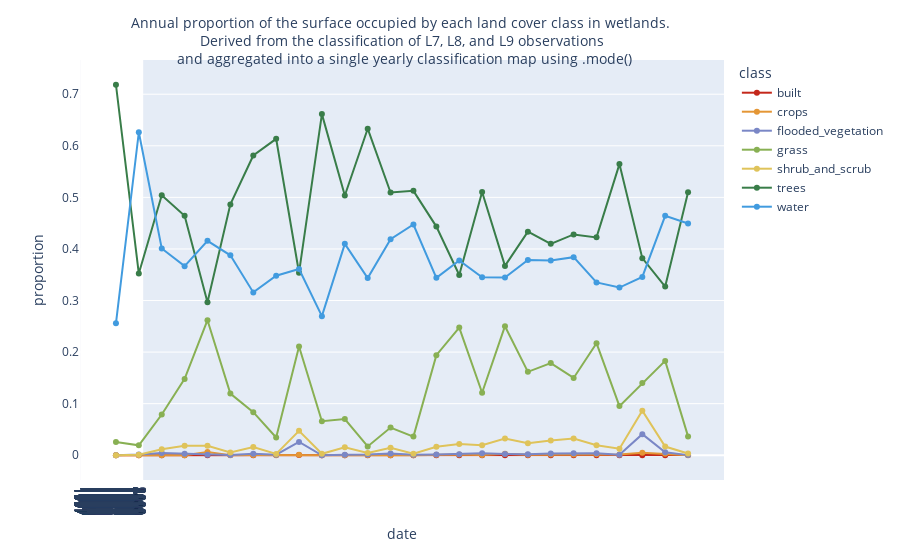

Here is the notebook cell this chart was saved with:
### Code cell
# Renommer les colonnes des classes
class_mapping = {
    '0': "water",
    '1': "trees",
    '2': "grass",
    '3': "flooded_vegetation",
    '4': "crops",
    '5': "shrub_and_scrub",
    '6': "built",
    #'8': "snow_and_ice",
}

data.rename(columns=class_mapping, inplace=True)

# Remplacer les valeurs manquantes par 0
data.fillna(0, inplace=True)


# Réorganiser les données
class_columns = list(class_mapping.values())
melted_data = data.melt(id_vars=['date'], value_vars=class_columns, var_name='class', value_name='surface')

# Calculer la moyenne des surfaces pour chaque classe par date
mean_data = melted_data.groupby(['date', 'class']).mean().reset_index()

# Créer le graphique avec toutes les classes moyennées
# Calculer la somme des surfaces pour toutes les classes à chaque date
mean_data['total_surface'] = mean_data.groupby('date')['surface'].transform('sum')

# Calculer la proportion de chaque classe par rapport à la surface totale
mean_data['proportion'] = mean_data['surface'] / mean_data['total_surface']

import plotly.express as px

fig = px.line(mean_data, x='date', y='proportion', color='class',markers=True,
              color_discrete_map={
                  "water": "#419bdf",
                  "trees": "#397d49",
                  "grass": "#88b053",
                  "flooded_vegetation": "#7a87c6",
                  "crops": "#e49635",
                  "shrub_and_scrub": "#dfc35a",
                  "built": "#c4281b",
                  "bare": "#a59b8f",
                  #"snow_and_ice": "#b39fe1",
              })

import plotly.graph_objects as go


# Ajuster le titre avec une taille de police plus petite
fig.update_layout(
    title=go.layout.Title(
    text="Annual proportion of the surface occupied by each land cover class in wetlands. <br> Derived from the classification of L7, L8, and L9 observations <br> and aggregated into a single yearly classification map using .mode()",
        xref="paper",
        x=0.5,
        y = 0.95,
        font=dict(size=14)),  # Taille du texte réduite à 14
        xaxis=dict(
        tickformat='%Y',  # Format des dates en jour-mois-année
        tickmode = 'linear'
    )
)

# Afficher le graphique
fig.show()

### Figure 1 — Plotly figure (JSON) as saved in the notebook; plotly's stock layout.template omitted (floating-point values rounded to 4 significant figures)
{"data": [{"hovertemplate": "class=built<br>date=%{x}<br>proportion=%{y}<extra></extra>", "legendgroup": "built", "line": {"color": "#c4281b", "dash": "solid"}, "marker": {"symbol": "circle"}, "mode": "lines+markers", "name": "built", "orientation": "v", "showlegend": true, "type": "scatter", "x": ["1999-01-01", "2000-01-01", "2001-01-01", "2002-01-01", "2003-01-01", "2004-01-01", "2005-01-01", "2006-01-01", "2007-01-01", "2008-01-01", "2009-01-01", "2010-01-01", "2011-01-01", "2012-01-01", "2013-01-01", "2014-01-01", "2015-01-01", "2016-01-01", "2017-01-01", "2018-01-01", "2019-01-01", "2020-01-01", "2021-01-01", "2022-01-01", "2023-01-01", "2024-01-01"], "xaxis": "x", "y": [0, 0, 0, 0, 0, 0.000508, 0, 0.0005093, 0.0002532, 0, 0, 0, 0, 0, 0, 0, 0.0001265, 0.0001265, 0.0001321, 0.0001265, 0, 0, 0, 8.438e-05, 0, 0.000253], "yaxis": "y"}, {"hovertemplate": "class=crops<br>date=%{x}<br>proportion=%{y}<extra></extra>", "legendgroup": "crops", "line": {"color": "#e49635", "dash": "solid"}, "marker": {"symbol": "circle"}, "mode": "lines+markers", "name": "crops", "orientation": "v", "showlegend": true, "type": "scatter", "x": ["1999-01-01", "2000-01-01", "2001-01-01", "2002-01-01", "2003-01-01", "2004-01-01", "2005-01-01", "2006-01-01", "2007-01-01", "2008-01-01", "2009-01-01", "2010-01-01", "2011-01-01", "2012-01-01", "2013-01-01", "2014-01-01", "2015-01-01", "2016-01-01", "2017-01-01", "2018-01-01", "2019-01-01", "2020-01-01", "2021-01-01", "2022-01-01", "2023-01-01", "2024-01-01"], "xaxis": "x", "y": [0, 0, 0, 0, 0.006326, 0, 0.000521, 0, 0.0007595, 0, 0, 0.0006129, 0, 0, 0.001012, 0.001265, 0.0003796, 0.00291, 0.0009248, 0.001265, 0.001518, 0.001771, 0.001265, 0.004725, 0.002868, 0], "yaxis": "y"}, {"hovertemplate": "class=flooded_vegetation<br>date=%{x}<br>proportion=%{y}<extra></extra>", "legendgroup": "flooded_vegetation", "line": {"color": "#7a87c6", "dash": "solid"}, "marker": {"symbol": "circle"}, "mode": "lines+markers", "name": "flooded_vegetation", "orientation": "v", "showlegend": true, "type": "scatter", "x": ["1999-01-01", "2000-01-01", "2001-01-01", "2002-01-01", "2003-01-01", "2004-01-01", "2005-01-01", "2006-01-01", "2007-01-01", "2008-01-01", "2009-01-01", "2010-01-01", "2011-01-01", "2012-01-01", "2013-01-01", "2014-01-01", "2015-01-01", "2016-01-01", "2017-01-01", "2018-01-01", "2019-01-01", "2020-01-01", "2021-01-01", "2022-01-01", "2023-01-01", "2024-01-01"], "xaxis": "x", "y": [0, 0.001265, 0.004555, 0.002783, 0.001012, 0.000508, 0.002865, 0.001019, 0.02582, 0, 0.001012, 0.001226, 0.003543, 0.0007591, 0.001265, 0.001898, 0.003796, 0.00253, 0.001982, 0.003543, 0.004049, 0.004049, 0.001139, 0.04092, 0.005904, 0.000253], "yaxis": "y"}, {"hovertemplate": "class=grass<br>date=%{x}<br>proportion=%{y}<extra></extra>", "legendgroup": "grass", "line": {"color": "#88b053", "dash": "solid"}, "marker": {"symbol": "circle"}, "mode": "lines+markers", "name": "grass", "orientation": "v", "showlegend": true, "type": "scatter", "x": ["1999-01-01", "2000-01-01", "2001-01-01", "2002-01-01", "2003-01-01", "2004-01-01", "2005-01-01", "2006-01-01", "2007-01-01", "2008-01-01", "2009-01-01", "2010-01-01", "2011-01-01", "2012-01-01", "2013-01-01", "2014-01-01", "2015-01-01", "2016-01-01", "2017-01-01", "2018-01-01", "2019-01-01", "2020-01-01", "2021-01-01", "2022-01-01", "2023-01-01", "2024-01-01"], "xaxis": "x", "y": [0.02581, 0.01923, 0.07895, 0.148, 0.2619, 0.1196, 0.08362, 0.03438, 0.2109, 0.06604, 0.07009, 0.01716, 0.05364, 0.03618, 0.194, 0.2476, 0.1212, 0.2503, 0.1617, 0.1786, 0.1499, 0.2172, 0.09527, 0.14, 0.1829, 0.03656], "yaxis": "y"}, {"hovertemplate": "class=shrub_and_scrub<br>date=%{x}<br>proportion=%{y}<extra></extra>", "legendgroup": "shrub_and_scrub", "line": {"color": "#dfc35a", "dash": "solid"}, "marker": {"symbol": "circle"}, "mode": "lines+markers", "name": "shrub_and_scrub", "orientation": "v", "showlegend": true, "type": "scatter", "x": ["1999-01-01", "2000-01-01", "2001-01-01", "2002-01-01", "2003-01-01", "2004-01-01", "2005-01-01", "2006-01-01", "2007-01-01", "2008-01-01", "2009-01-01", "2010-01-01", "2011-01-01", "2012-01-01", "2013-01-01", "2014-01-01", "2015-01-01", "2016-01-01", "2017-01-01", "2018-01-01", "2019-01-01", "2020-01-01", "2021-01-01", "2022-01-01", "2023-01-01", "2024-01-01"], "xaxis": "x", "y": [0, 0.001012, 0.01164, 0.01822, 0.01847, 0.005334, 0.01615, 0.002546, 0.04734, 0.002783, 0.01544, 0.004291, 0.01468, 0.003036, 0.01645, 0.02201, 0.01923, 0.03252, 0.02325, 0.02872, 0.03226, 0.01936, 0.01265, 0.08632, 0.01687, 0.003543], "yaxis": "y"}, {"hovertemplate": "class=trees<br>date=%{x}<br>proportion=%{y}<extra></extra>", "legendgroup": "trees", "line": {"color": "#397d49", "dash": "solid"}, "marker": {"symbol": "circle"}, "mode": "lines+markers", "name": "trees", "orientation": "v", "showlegend": true, "type": "scatter", "x": ["1999-01-01", "2000-01-01", "2001-01-01", "2002-01-01", "2003-01-01", "2004-01-01", "2005-01-01", "2006-01-01", "2007-01-01", "2008-01-01", "2009-01-01", "2010-01-01", "2011-01-01", "2012-01-01", "2013-01-01", "2014-01-01", "2015-01-01", "2016-01-01", "2017-01-01", "2018-01-01", "2019-01-01", "2020-01-01", "2021-01-01", "2022-01-01", "2023-01-01", "2024-01-01"], "xaxis": "x", "y": [0.7184, 0.3522, 0.504, 0.4643, 0.2966, 0.4864, 0.5811, 0.6134, 0.3539, 0.6614, 0.5035, 0.6332, 0.5094, 0.5127, 0.4433, 0.3496, 0.5104, 0.3672, 0.4335, 0.4099, 0.4281, 0.4224, 0.5645, 0.3822, 0.3271, 0.51], "yaxis": "y"}, {"hovertemplate": "class=water<br>date=%{x}<br>proportion=%{y}<extra></extra>", "legendgroup": "water", "line": {"color": "#419bdf", "dash": "solid"}, "marker": {"symbol": "circle"}, "mode": "lines+markers", "name": "water", "orientation": "v", "showlegend": true, "type": "scatter", "x": ["1999-01-01", "2000-01-01", "2001-01-01", "2002-01-01", "2003-01-01", "2004-01-01", "2005-01-01", "2006-01-01", "2007-01-01", "2008-01-01", "2009-01-01", "2010-01-01", "2011-01-01", "2012-01-01", "2013-01-01", "2014-01-01", "2015-01-01", "2016-01-01", "2017-01-01", "2018-01-01", "2019-01-01", "2020-01-01", "2021-01-01", "2022-01-01", "2023-01-01", "2024-01-01"], "xaxis": "x", "y": [0.2558, 0.6263, 0.4008, 0.3666, 0.4157, 0.3876, 0.3157, 0.3481, 0.361, 0.2697, 0.4099, 0.3435, 0.4188, 0.4474, 0.344, 0.3777, 0.3449, 0.3445, 0.3785, 0.3778, 0.3841, 0.3351, 0.3252, 0.3458, 0.4643, 0.4494], "yaxis": "y"}], "layout": {"legend": {"title": {"text": "class"}, "tracegroupgap": 0}, "margin": {"t": 60}, "title": {"font": {"size": 14}, "text": "Annual proportion of the surface occupied by each land cover class in wetlands. <br> Derived from the classification of L7, L8, and L9 observations <br> and aggregated into a single yearly classification map using .mode()", "x": 0.5, "xref": "paper", "y": 0.95}, "xaxis": {"anchor": "y", "domain": [0, 1], "tickformat": "%Y", "tickmode": "linear", "title": {"text": "date"}}, "yaxis": {"anchor": "x", "domain": [0, 1], "title": {"text": "proportion"}}}}
